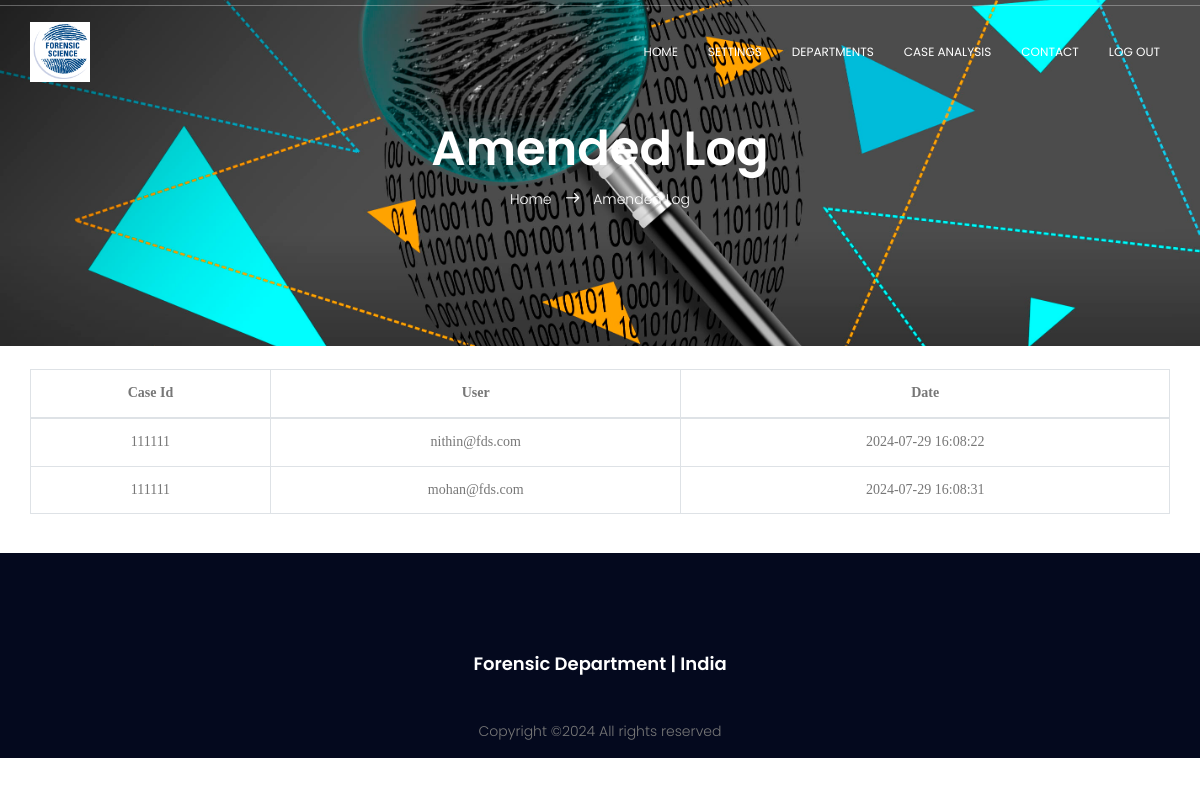
The page /project/amendedlogs.php (signed in) on the database its author committed.
### tables this page shows
CREATE TABLE `updatelogs` (
  `ID` int(6) NOT NULL,
  `CASE_ID` int(6) NOT NULL,
  `USER` varchar(30) NOT NULL,
  `DATE` timestamp NOT NULL DEFAULT current_timestamp() ON UPDATE current_timestamp()
);

### project/amendedlogs.php (the view, shortened to what this page needs)
<?php
	require("includes/common.php");
$logs = "SELECT *
		FROM UPDATELOGS";
$run_logs = mysqli_query($con, $logs);
?>
<!DOCTYPE html>
	<html lang="zxx" class="no-js">
	<head>
			<link rel="stylesheet" href="css/linearicons.css">
			<link rel="stylesheet" href="css/font-awesome.min.css">
			<link rel="stylesheet" href="css/bootstrap.css">
			<link rel="stylesheet" href="css/magnific-popup.css">
			<link rel="stylesheet" href="css/nice-select.css">
			<link rel="stylesheet" href="css/animate.min.css">
			<link rel="stylesheet" href="css/owl.carousel.css">
			<link rel="stylesheet" href="css/main.css">
		</head>
		<body>
			<?php
				require 'includes/header.php';
			?>
			<section class="banner-area relative" id="home">
				<div class="overlay"></div>
				<div class="container">
					<div class="row d-flex align-items-center justify-content-center">
						<div class="about-content col-lg-12">
							<h1 class="text-white">
								Amended Log
							</h1>
							<p class="text-white link-nav">  <?php
				if($_SESSION['email']=='admin@fds.com') { ?>
					<a href="adminhome.php">
				<?php }
				else { ?>
					<a href="home.php">
				<?php } ?>
				Home </a>  <span class="lnr lnr-arrow-right"></span>  <a href="amendedlogs.php"> Amended Log </a></p>
						</div>
					</div>
				</div>
			</section>
			<br>
			<div class="container" id="content">
            <div class="row">
                <table class="table table-hover table-bordered">
					<thead>
					<tr>
						<th style="font-family:verdana; text-align:center" scope="col"> Case Id </th>
						<th style="font-family:verdana; text-align:center" scope="col"> User </th>
						<th style="font-family:verdana; text-align:center" scope="col"> Date </th>
					</tr>
					</thead>
					<tbody>
					<?php
					while($logs_r = mysqli_fetch_array($run_logs)) { ?>
						<tr>
							<td style="font-family:verdana; text-align:center"> <?php echo $logs_r['CASE_ID']; ?> </td>
							<td style="font-family:verdana; text-align:center"> <?php echo $logs_r['USER']; ?> </td>
							<td style="font-family:verdana; text-align:center"> <?php echo $logs_r['DATE']; ?> </td>
						</tr>
					<?php } ?>
					</tbody>
				</table>
            </div>
			</div>
			<br>
			<?php
				require 'includes/footer.php';
			?>
	</body>
</html>

### project/css/main.css (style rules this page uses)
body { color: #777777; font-family: "Poppins", sans-serif; font-size: 14px; font-weight: 300; line-height: 1.625em; position: relative; }
a { -webkit-transition: all 0.3s ease 0s; -moz-transition: all 0.3s ease 0s; -o-transition: all 0.3s ease 0s; transition: all 0.3s ease 0s; }
a, a:focus, a:hover { text-decoration: none; outline: 0; }
h1, h2, h3, h4, h5, h6 { font-family: "Poppins", sans-serif; color: #222222; line-height: 1.2em !important; margin-bottom: 0; margin-top: 0; font-weight: 600; }
h1, .h1 { font-size: 36px; }
td, th { border-radius: 0px; }
.text-white { color: #fff; }
.relative { position: relative; }
.overlay { position: absolute; left: 0; right: 0; top: 0; bottom: 0; }
h1 { font-size: 36px; }
h1, h2, h3, h4, h5, h6 { line-height: 1.5em; }
.banner-area { background: url(../img/header-bg.jpg) center; background-size: cover; }
.link-nav { margin-top: 10px; }
.about-content { padding: 120px 0px; text-align: center; }
.about-content h1 { font-size: 48px; font-weight: 600; }
.about-content a { color: #fff; font-weight: 300; font-size: 14px; }
.about-content .lnr { margin: 0px 10px; font-weight: 600; }

### rows shown on the page
updatelogs: CASE_ID "111111", USER "nithin@fds.com", DATE "2024-07-29 16:08:22"
updatelogs: CASE_ID "111111", USER "mohan@fds.com", DATE "2024-07-29 16:08:31"
